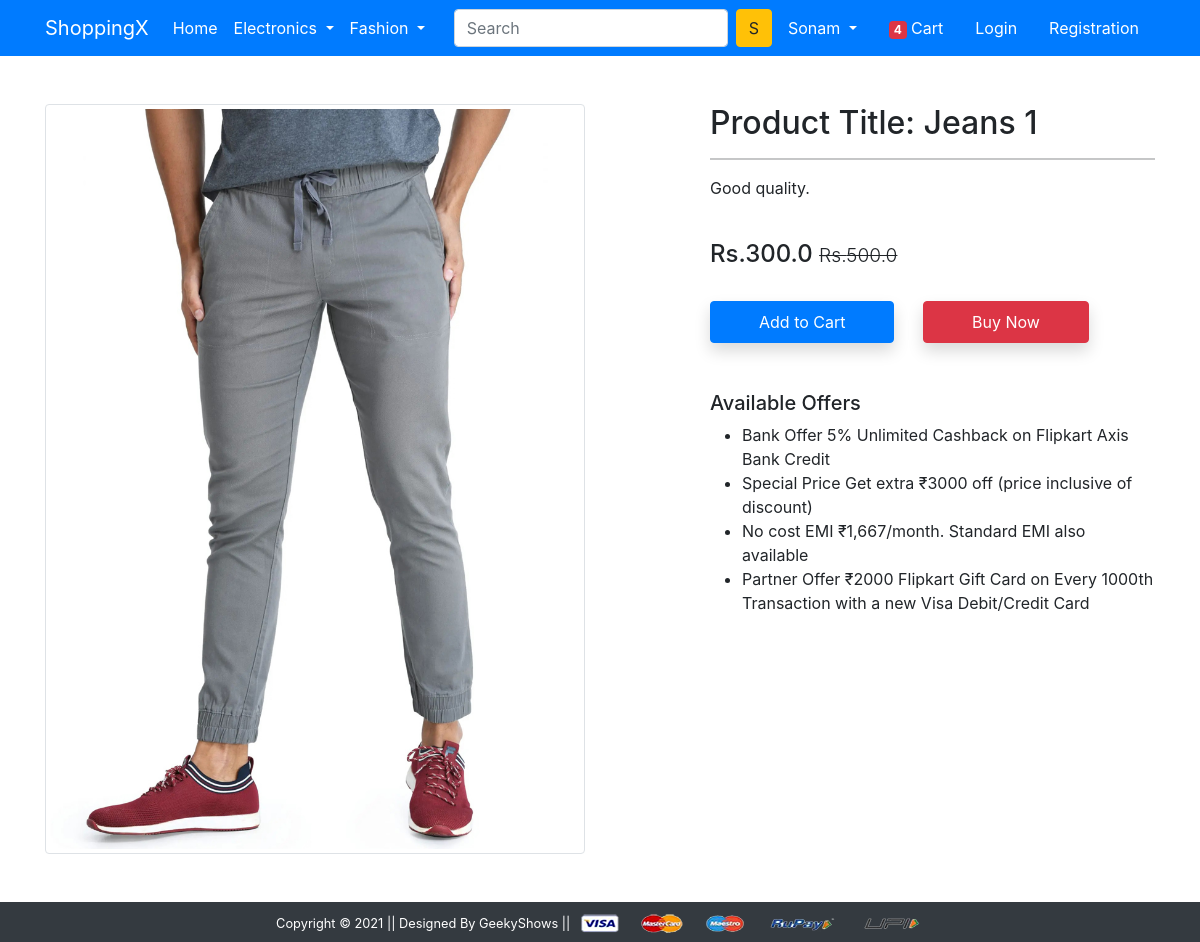
Screenshot of /product-detail/1 with the database file from the repository.
### app/models.py (models this page shows)
class Product(models.Model):
    title = models.CharField(max_length=100)
    selling_price = models.FloatField()
    discounted_price = models.FloatField()
    description = models.TextField()
    brand = models.CharField(max_length=100)
    category = models.CharField(choices=CATEGORY_CHOICES, max_length=2)
    product_image = models.ImageField(upload_to='productimg')

### app/views.py (the view)
# urls.py: path('product-detail/<int:pk>', views.ProductDetailView.as_view(), name='product-detail'),
class ProductDetailView(View):
    def get(self, request, pk):
        product = Product.objects.get(pk=pk)
        return render(request, 'app/productdetail.html', {'product':product})

### app/templates/app/productdetail.html (shortened to what this page needs)
{% extends 'app/base.html' %}
{% load static %}
{% block main-content %}
<div class="container my-5">
 <div class="row">
  <div class="col-sm-6 text-center align-self-center">
   <img src="{{product.product_image.url}}" alt="" class="img-fluid img-thumbnail">
  </div>
  <div class="col-sm-5 offset-sm-1">
   <h2>Product Title: {{product.title}}</h2>
   <hr>
   <p>{{product.description}}</p> <br>
   <h4>Rs.{{product.discounted_price}} <small class="fw-light text-decoration-line-through">Rs.{{product.selling_price}}</small></h4> <br>
   <a href="{% url 'add-to-cart' %}" class="btn btn-primary shadow px-5 py-2">Add to Cart</a>
   <a href="{% url 'buy-now' %}" class="btn btn-danger shadow px-5 py-2 ms-4">Buy Now</a>
   <h5 class="mt-5">Available Offers</h5>
   <ul>
    <li>Bank Offer 5% Unlimited Cashback on Flipkart Axis Bank Credit</li>
    <li>Special Price Get extra ₹3000 off (price inclusive of discount)</li>
    <li>No cost EMI ₹1,667/month. Standard EMI also available</li>
    <li>Partner Offer ₹2000 Flipkart Gift Card on Every 1000th Transaction with a new Visa Debit/Credit Card</li>
   </ul>
  </div>
 </div>
</div>
{% endblock main-content %}

### rows the page displays
Product: product_image (picture), title "Jeans 1", description "Good quality.", discounted_price "300.0", selling_price "500.0"
